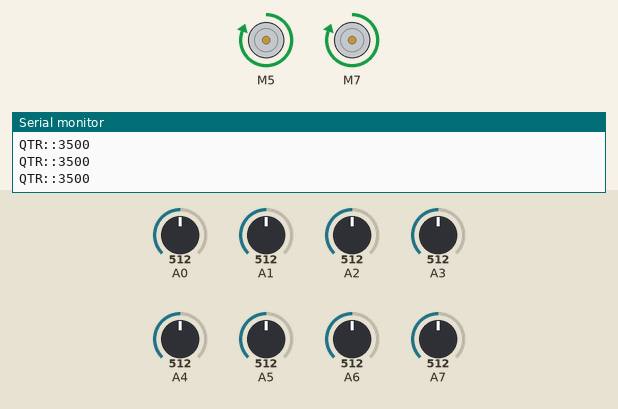
Recording of a sketch running on a simulated Arduino Nano, built with avr-gcc and run on an emulated ATmega328P. Shown: 2 × DC motor (green arrow = forward, orange = backward, longer = faster), the last lines printed to the serial monitor. The inputs (shaded band) are chosen by the test bench; at power-on: A3 = 512, A4 = 512, A7 = 512, A0 = 512, A1 = 512, A2 = 512, A5 = 512, A6 = 512.

Above: at 6.2 s.
6.3 s: A3 set to 598
7.8 s: A3 set to 632
At 10.7 s:
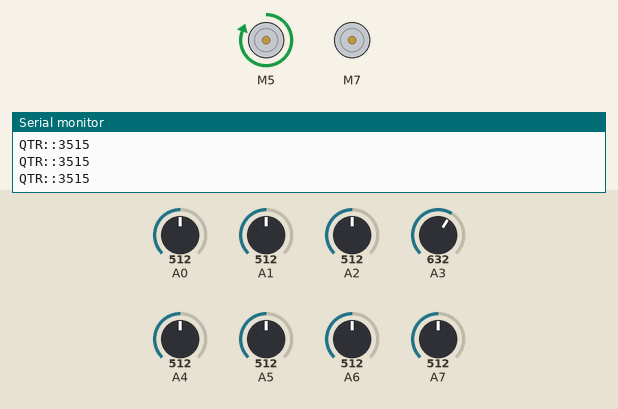
10.8 s: A4 set to 602
12.3 s: A4 set to 633
At 12.47 s:
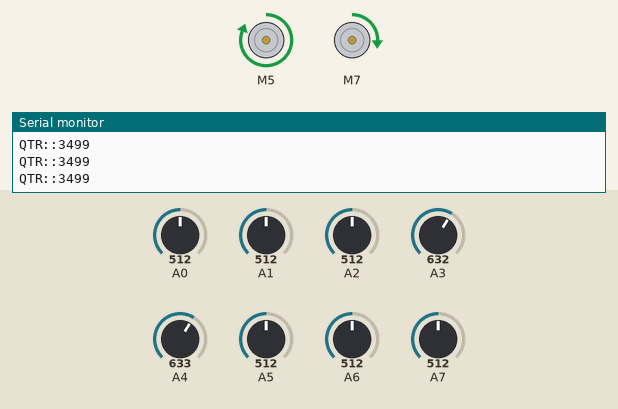
At 14.33 s:
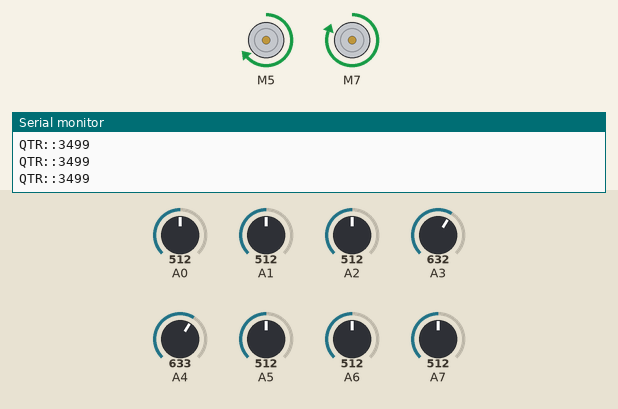
15.3 s: A7 set to 600
17.1 s: A7 set to 627
At 18.2 s:
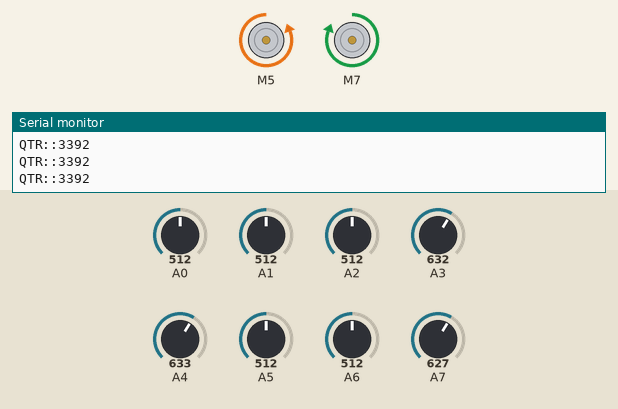
Timing chart, 0 to 19.6 s (numbered marks = the images above; inputs shaded):
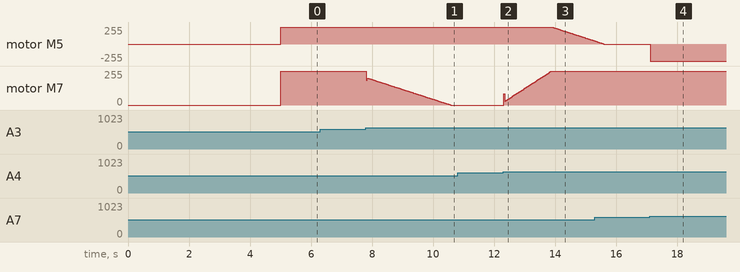

Measured:
- the behaviour switches between 614 and 615 on A3 (found by bisection; images 0 and 1)
- the behaviour switches between 614 and 615 on A4 (found by bisection; images 1 and 2)
- the behaviour switches between 614 and 615 on A7 (found by bisection; images 3 and 4)
- after the input at 12.3 s, motor M5: moves from forward 255/255 to forward 46/255 over 1.4 s, starting after 1.6 s
- after the input at 17.1 s, motor M5: stopped → backward 255/255 at once

The sketch:

lf_qtr8rc_tb6612fng_without_weighted_average_method.ino
```cpp
#include <SparkFun_TB6612.h>
#include <QTRSensors.h>

/*
  It uses qtr-8rc and tb6612fng
  this is not using weighted average method to calculate error values.
  assuming motor1 as left motor and motor2 as right.
  implemented sharp_left , sharp_right for sharp 90' turn while left and right can be used for relaxed turns.
*/

// MOTOR DRIVER PINS - change pins according to your design.
#define AIN1 5
#define BIN1 7
#define AIN2 4
#define BIN2 8
#define PWMA 3
#define PWMB 9
#define STBY 6

const int offsetA = 1;
const int offsetB = 1;
// motor initialization
Motor motor1 = Motor(AIN1, AIN2, PWMA, offsetA, STBY);
Motor motor2 = Motor(BIN1, BIN2, PWMB, offsetB, STBY);


QTRSensors qtr;
const uint8_t SensorCount = 8;
uint16_t sensorValues[SensorCount];
uint16_t line_data[SensorCount];
uint16_t position;


float error = 0, P = 0, I = 0, D = 0, PID_value = 0, previous_error = 0, previous_I = 0;
// PID constants for PID tuning
float Kp = 25;
float Ki=0.5;
float Kd=10;


int L = 0,R = 0;
// motor speed config
int max_speed = 255;   // max speed of the bot
int turn = 120;        // max turning speed of the bot


void setup() {
  Serial.begin(9600);
  brake(motor1, motor2);

  qtr.setTypeAnalog();
  qtr.setSensorPins((const uint8_t[]){ A0, A1, A2, A3, A4, A5, A6, A7 }, SensorCount);
  // qtr.setEmitterPin(2);
  for (uint16_t i = 0; i < 200; i++) {
    qtr.calibrate();
  }
  Serial.println("Sensor Calibration Done");
}


void loop() {
  readLine();

  if(line_data[0] == 0 && line_data[7] == 1) {
    sharp_left();
  } else if(line_data[0] == 1 && line_data[7] == 0) {
    sharp_right();
  } else
//if(line_data[1] == 0 || line_data[2] == 0 || line_data[3] == 0 || line_data[4] == 0 || line_data[5] == 0 || line_data[6] == 0)
  {
    calculateError();
    pidControl();
  }
  // else if((line_data[0] == 0) && (line_data[1] == 0) && (line_data[2] == 0) && (line_data[3] == 0) && (line_data[4] == 0) && (line_data[5] == 0) && (line_data[6] == 0) && (line_data[7] == 0)) {
  //   motor_Stop();
  // }
}


void calculateError() {
/*
  calculating error based on weights
          * *
    0 1 2 3 4 5 6 7
   -8-4-2 1 1 2 4 8
*/
  if ((line_data[3] == 0) && (line_data[4] == 0))
    error = 0;
  else if ((line_data[2] == 0) && (line_data[3] == 0) && (line_data[4] == 0))
    error = -1;
  else if (line_data[3] == 0 && line_data[4] == 0 && line_data[5] == 0)
    error = 1;
  else if ((line_data[2] == 0) && (line_data[3] == 0))
    error = -2;
  else if((line_data[4] == 0) && (line_data[5] == 0) )
    error = 2;
  else if ((line_data[1] == 1) && (line_data[2] == 0) && (line_data[3] == 0))
    error = -3;
  else if ((line_data[4] == 0) && (line_data[5] == 0) && (line_data[6] == 0))
    error = 3;
  else if ((line_data[1] == 0) && (line_data[2] == 0))
    error = -4;
  else if ((line_data[5] == 1) && (line_data[6] == 0))
    error = 4;
  else if ((line_data[0] == 0) && (line_data[1] == 0) && (line_data[2] == 0))
    error = -5;
  else if ((line_data[6] == 0) && (line_data[5] == 0) && (line_data[7] == 0))
    error = 5;
  else if ((line_data[0] == 0) && (line_data[1] == 0))
    error = -8;
  else if ((line_data[6] == 0) && (line_data[7] == 0))
    error = 8;
  // else if((line_data[0] == 1) && (line_data[1] == 1) && (line_data[2] == 1) && (line_data[3] == 1) && (line_data[4] == 1)){
  //   if(previous_error == -2)
  //   error = -3;
  // else if(previous_error == 2)
  //    error = 3;
  // }
}


void pidControl() {
  // pid calculation
  P = error;
  I = I + error;
  D = error - previous_error;
  PID_value = (Kp * P) + (Ki * I) + (Kd * D);
  previous_error = error;

  L = max_speed + PID_value;
  R = max_speed - PID_value;

  if (L > max_speed) {
    L = max_speed;
  }
  if (R > max_speed) {
    R = max_speed;
  }
  if (L < 0) {
   L = 0;
  }
  if (R < 0) {
    R = 0;
  }
  forward(L, R);

}


void readLine(){

  position = qtr.readLineWhite(sensorValues);
  Serial.print("QTR::");
  Serial.println(position);

  // getting 1 or 0 based on value sensorValues.
  for(int i=0;i<8;i++){
    if(sensorValues[i] > 600)
    {
      line_data[i] = 1;
    }else
    {
      line_data[i] = 0;
    }
  }
  Serial.println();
}


void forward(int L, int R) {
  motor1.drive(L);
  motor2.drive(R);
}
void sharp_right() {
  motor1.drive(max_speed);
  motor2.drive(-max_speed);
}
void sharp_left() {
  motor1.drive(-max_speed);
  motor2.drive(max_speed);
}
void right() {
  motor1.drive(turn);
  motor2.drive(0);
}
void left() {
  motor1.drive(0);
  motor2.drive(turn);
}
```
